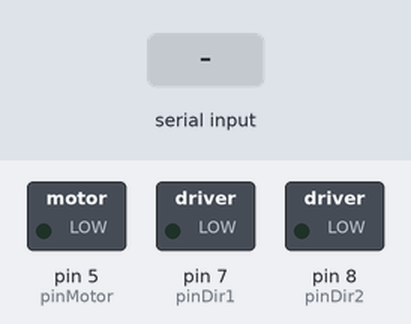
The sketch below on a simulated Arduino Uno, built with avr-gcc and run on an emulated ATmega328P. On the bench: switched loads named in the sketch (green lamp = pin HIGH). The test bench sets the inputs (shaded band).

Above: at 1.2 s.
1.3 s: "s" received over Serial
At 2.1 s:
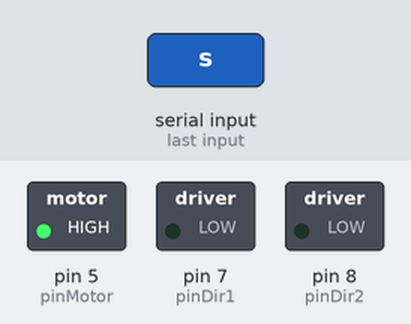
2.8 s: "c" received over Serial
At 3.2 s:
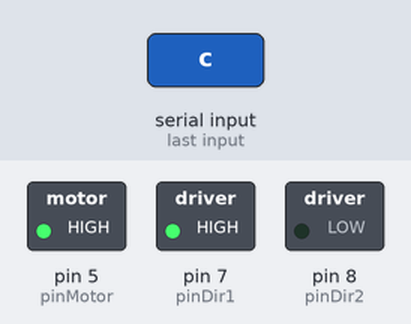
4.3 s: "a" received over Serial
At 5.5 s:
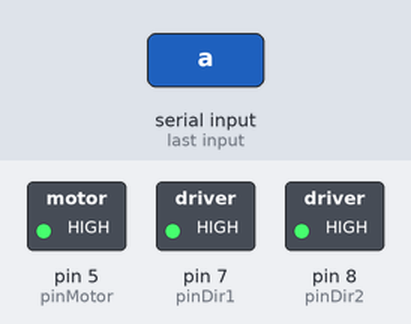
5.8 s: "p" received over Serial
At 6.7 s:
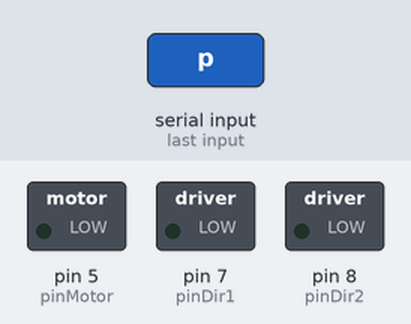
7.3 s: "c" received over Serial
At 7.8 s:
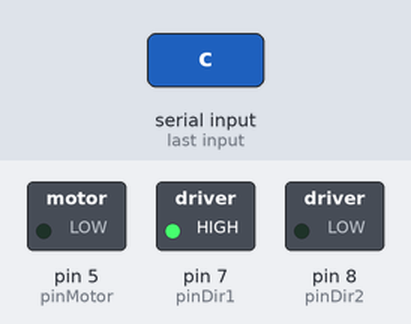
8.8 s: "a" received over Serial
At 10.2 s:
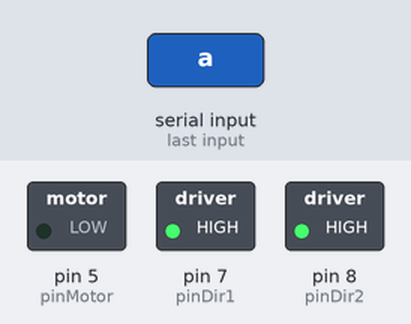
Timing chart, 0 to 11.3 s (numbered marks = the images above; inputs shaded):
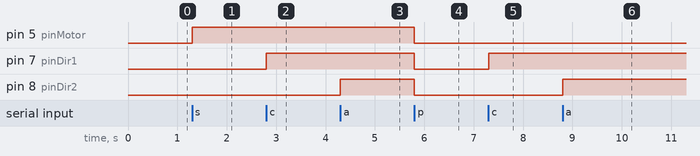

The sketch:

change_motor_speed.ino
```cpp
/******************************************
   COURSE  : MTE504 MECHATRONICS II
   PROJECT : SPEED CHANGER
   DATE    : 04/08/2021
 *****************************************/

// Serial Port Used
#define ser Serial

// Motor PWM Pin
byte pinMotor = 5;

// Direvction Pin
byte pinDir1 = 7;
byte pinDir2 = 8;

void setup() {
  // Setup serial baudrate
  ser.begin(9600);

  // Set pins as output
  pinMode(pinMotor, OUTPUT);
  pinMode(pinDir1, OUTPUT);
   pinMode(pinDir2, OUTPUT);

  // Default to 0
  digitalWrite(pinMotor, LOW);
  digitalWrite(pinDir1, LOW);
   digitalWrite(pinDir2, LOW);
}

void loop() {
}

void serialEvent() {
  if (ser.available()) {
    char cmd = ser.read();
    switch (cmd) {
      case 's':
        // Set Speed to 100%
        analogWrite(pinMotor, 1.0 * 255.0);
        break;

      case 'c':
        // Clockwise
        digitalWrite(pinDir1, HIGH);
        break;

      case 'a':
        // Anti Clockwise
        digitalWrite(pinDir2, HIGH);
        break;

      case 'p':
        // Set Speed to 0%
        analogWrite(pinMotor, 0.0);
          digitalWrite(pinDir1, LOW);
   digitalWrite(pinDir2, LOW);

        break;

      default:
        break;
    }
  }
}
```

Measured:
- after the input at 1.3 s, pin 5 (pinMotor): LOW → HIGH at once
- after the input at 2.8 s, pin 7 (pinDir1): LOW → HIGH at once
- after the input at 4.3 s, pin 8 (pinDir2): LOW → HIGH at once
- after the input at 5.8 s, pin 5 (pinMotor), pin 7 (pinDir1), pin 8 (pinDir2): HIGH → LOW at once
- after the input at 7.3 s, pin 7 (pinDir1): LOW → HIGH at once
- after the input at 8.8 s, pin 8 (pinDir2): LOW → HIGH at once
